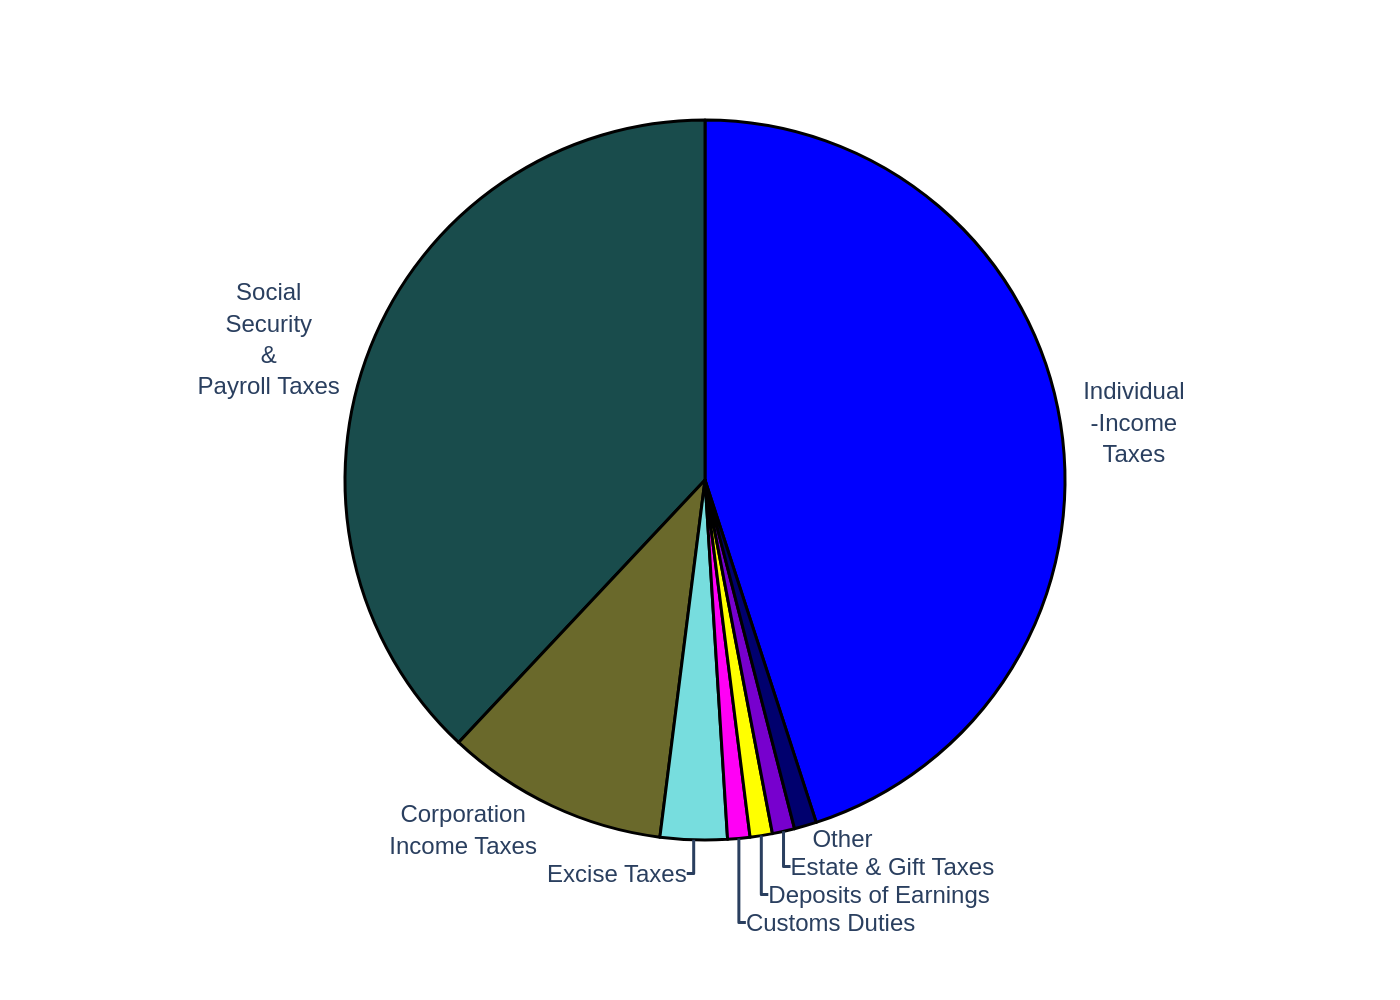

This chart was generated by the following Python code:
import sys
import json
import plotly.graph_objects as go

# The script expects the path to the JSON file as the only command-line argument.
json_path = sys.argv[1]

# Load all chart data and text from the specified JSON file.
with open(json_path, 'r', encoding='utf-8') as f:
    chart_info = json.load(f)

# Extract data, texts, and colors from the loaded dictionary.
chart_data = chart_info.get('chart_data', [])
texts = chart_info.get('texts', {})
colors = chart_info.get('colors', [])

# Prepare data for Plotly by extracting labels and values into separate lists.
# The order from the JSON is preserved.
labels = [d.get('label', '') for d in chart_data]
values = [d.get('value', 0) for d in chart_data]

# Create the figure and add the pie chart trace.
fig = go.Figure()

fig.add_trace(go.Pie(
    labels=labels,
    values=values,
    marker=dict(colors=colors, line=dict(color='black', width=1.5)),
    sort=False,  # This is crucial to maintain the order from the JSON file.
    direction='counterclockwise',
    textposition='outside',
    textinfo='label'
))

# Combine title and subtitle using HTML tags for formatting.
title_str = ""
if texts.get("title"):
    title_str += texts["title"]
if texts.get("subtitle"):
    title_str = f"{title_str}<br><sup>{texts['subtitle']}</sup>" if title_str else f"<sup>{texts['subtitle']}</sup>"

# Update the figure's layout.
fig.update_layout(
    showlegend=False,
    title_text=title_str if title_str else None,
    title_x=0.5,
    font_family="Arial",
    paper_bgcolor='white',
    plot_bgcolor='white',
    # Margins are set to prevent outside labels from being cut off.
    margin=dict(l=120, r=120, t=60, b=80)
)

# Add source text as an annotation at the bottom of the chart if it exists.
if texts.get("source"):
    fig.add_annotation(
        showarrow=False,
        text=texts["source"],
        xref="paper",
        yref="paper",
        x=0,
        y=0,
        xanchor="left",
        yanchor="top",
        yshift=-15 # Fine-tune vertical position below the chart area
    )

# Derive the output filename from the input JSON path without external libraries.
# This ensures the output PNG is named after the input JSON (e.g., 'my_chart.json' -> 'my_chart.png').
base_name_with_ext = json_path.split('/')[-1].split('\\')[-1]
base_name = base_name_with_ext.rsplit('.', 1)[0]
output_path = f"{base_name}.png"

# Save the figure to a PNG file with a higher resolution.
fig.write_image(output_path, scale=2)

print(f"Chart saved to {output_path}")
